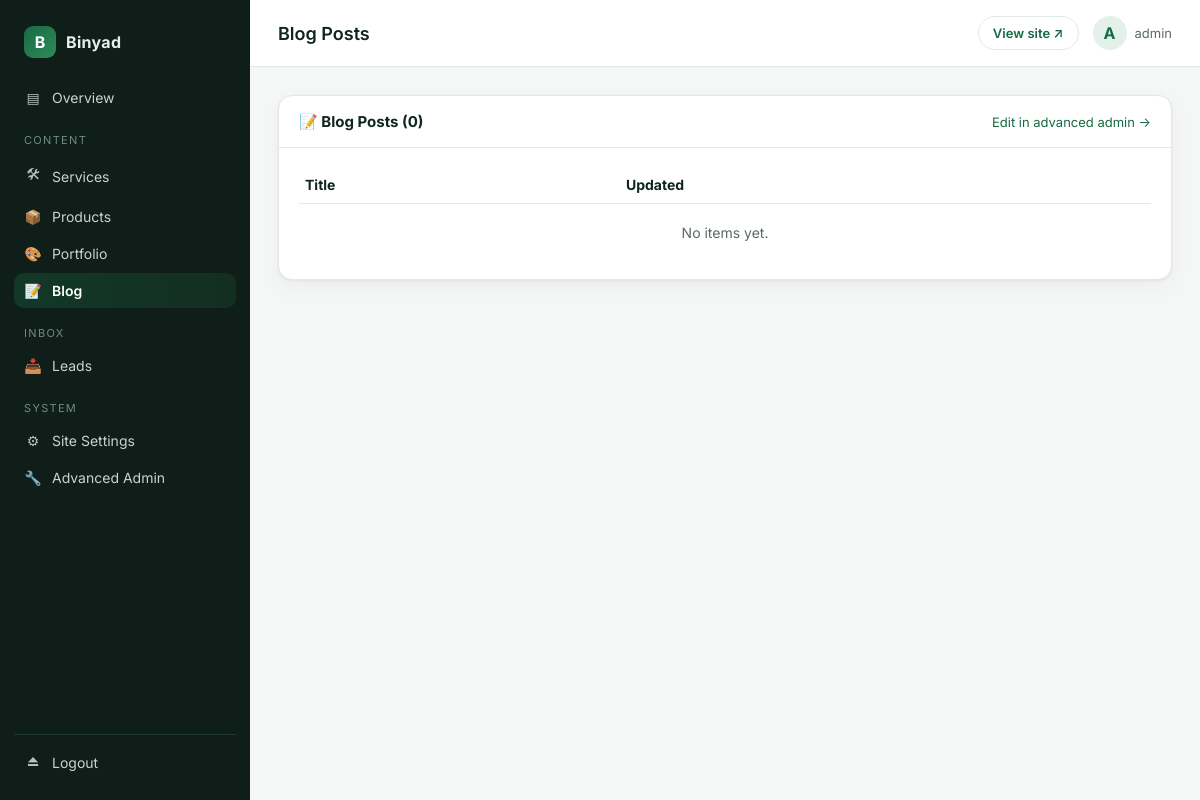
/control/content/blog/ (signed in), run on an earlier commit of the app's database.
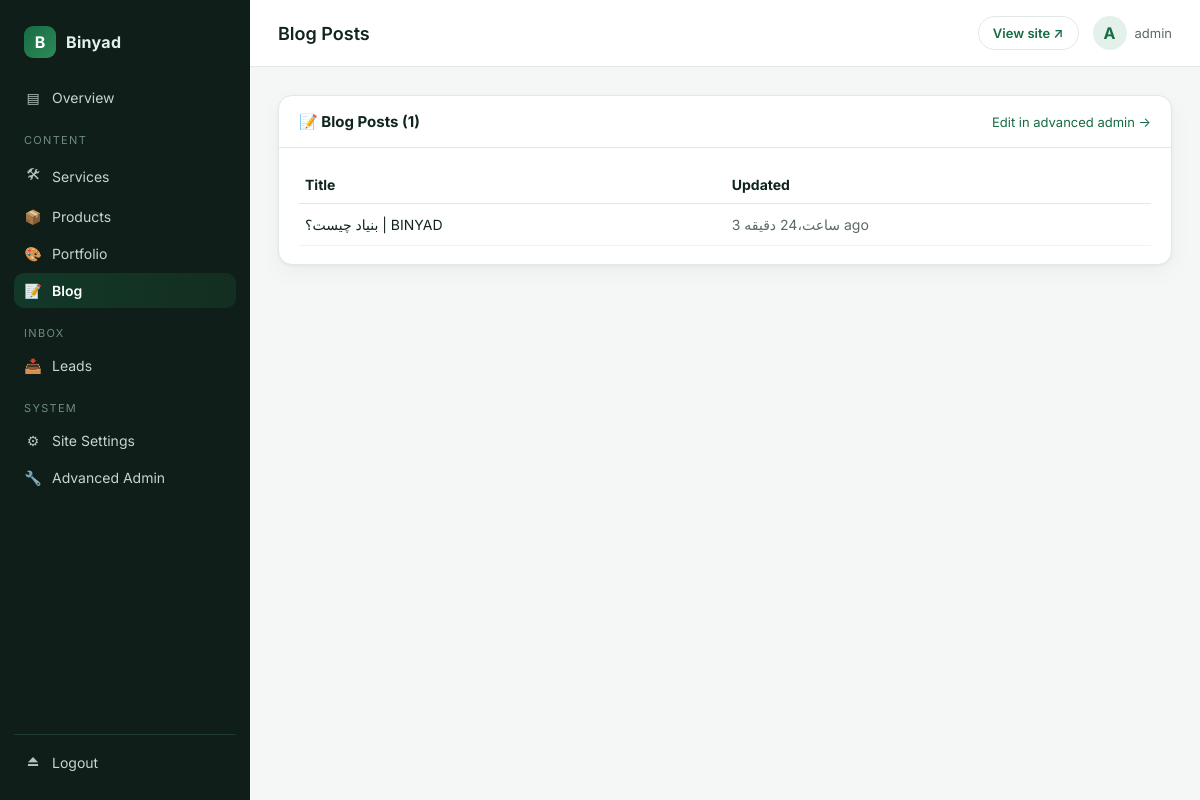
And on a later commit of the database.
### apps/blog/models.py (models this page shows, shortened)
class Post(TimeStampedModel):
    class Status(models.TextChoices):
        DRAFT = "draft", "Draft"
        PUBLISHED = "published", "Published"
    title = models.CharField(max_length=200)
    slug = models.SlugField(max_length=220, unique=True, blank=True)
    content = models.TextField()
    excerpt = models.CharField(max_length=300, blank=True)
    featured_image = models.ImageField(upload_to="blog/", blank=True)
    author = models.ForeignKey(settings.AUTH_USER_MODEL, on_delete=models.SET_NULL, null=True, blank=True)
    category = models.ForeignKey(Category, on_delete=models.SET_NULL, null=True, blank=True, related_name="posts")
    tags = models.ManyToManyField(Tag, blank=True, related_name="posts")
    published_at = models.DateTimeField(null=True, blank=True)
    status = models.CharField(max_length=12, choices=Status.choices, default=Status.DRAFT)
    seo_title = models.CharField(max_length=160, blank=True)
    seo_description = models.CharField(max_length=255, blank=True)
    class Meta:
        ordering = ["-published_at", "-created_at"]

### apps/dashboard/views.py (the view)
# urls.py: path("content/<str:kind>/", views.ContentListView.as_view(), name="content_list"),
class ContentListView(StaffRequiredMixin, ListView):
    template_name = "dashboard/content/list.html"
    context_object_name = "items"
    paginate_by = 25
    def get_queryset(self):
        key = self.kwargs["kind"]
        cfg = CONTENT_TYPES.get(key)
        if not cfg or cfg["model"] is None:
            return []
        Model = cfg["model"]
        rows = []
        for obj in Model.objects.all().order_by("-updated_at"):
            title = (
                getattr(obj, "name", None)
                or getattr(obj, "title", None)
                or getattr(obj, "question", None)   # FAQ
                or getattr(obj, "full_name", None)  # ContactMessage
                or str(obj)
            )
            rows.append({
                "obj": obj,
                "title": title,
                "updated_at": getattr(obj, "updated_at", None),
                "is_active": getattr(obj, "active", None),
                "status": getattr(obj, "status", None),
                "admin_url": f"/binyad-admin/{Model._meta.app_label}/"
                             f"{Model._meta.model_name}/{obj.pk}/change/",
            })
        return rows
    def get_context_data(self, **kwargs):
        ctx = super().get_context_data(**kwargs)
        key = self.kwargs["kind"]
        ctx["kind"] = key
        ctx["config"] = CONTENT_TYPES.get(key, {})
        return ctx

### apps/core/context_processors.py (called while the page is built)
def site_settings(request):
    try:
        return {
            "site": SiteSettings.load(),
            "nav_items": NavItem.objects.filter(active=True),
            "social_links": SocialLink.objects.filter(active=True),
        }
    except Exception:
        return {"site": None, "nav_items": [], "social_links": []}

### apps/core/models.py (called while the page is built)
    @classmethod
    def load(cls):
        obj, _ = cls.objects.get_or_create(pk=1)
        return obj

### apps/dashboard/context_processors.py (called while the page is built)
def dashboard_context(request):
    if not request.path.startswith("/control/"):
        return {}
    from apps.core.models import SiteSettings
    try:
        site = SiteSettings.objects.first()
    except Exception:
        site = None
    return {
        "site_settings": site,
        "dashboard_brand": "Binyad Control Panel",
    }

### apps/dashboard/mixins.py (called while the page is built)
    def test_func(self):
        u = self.request.user
        return u.is_authenticated and u.is_staff and u.is_active

### templates/dashboard/content/list.html
{% extends "dashboard/base.html" %}
{% block page_title %}{{ config.title }}{% endblock %}
{% block content %}
<section class="panel">
    <header class="panel-head">
        <h2>{{ config.icon }} {{ config.title }} ({{ items|length }})</h2>
        <a class="panel-action" href="/binyad-admin/" target="_blank">Edit in advanced admin →</a>
    </header>
    <div class="panel-body">
        <table style="width:100%; border-collapse: collapse; font-size:14px;">
            <thead>
                <tr style="text-align:left; border-bottom:1px solid #E3E8E5;">
                    <th style="padding:10px 6px;">Title</th>
                    <th style="padding:10px 6px;">Updated</th>
                </tr>
            </thead>
            <tbody>
                {% for item in items %}
                <tr style="border-bottom:1px solid #F0F3F1;">
                    <td style="padding:12px 6px;">
                        {{ item.name|default:item.title|default:item }}
                    </td>
                    <td style="padding:12px 6px; color:#5B6B63;">
                        {{ item.updated_at|timesince }} ago
                    </td>
                </tr>
                {% empty %}
                <tr><td colspan="2" style="padding:20px; text-align:center; color:#5B6B63;">
                    No items yet.
                </td></tr>
                {% endfor %}
            </tbody>
        </table>
    </div>
</section>
{% endblock %}

What changed in the data, as far as the page shows it:
added Post: name "بنیاد چیست؟ | BINYAD", updated_at "3 ساعت،24 دقیقه"
Also different on the page:
{{ items|length }}: "0" → "1"
text no longer shown: "No items yet."
